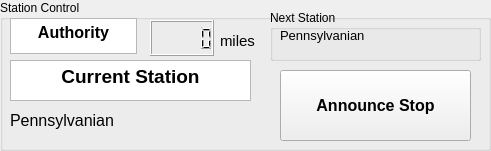
     <widget class="QGroupBox" name="station_box">
      <property name="geometry">
       <rect>
        <x>20</x>
        <y>220</y>
        <width>491</width>
        <height>151</height>
       </rect>
      </property>
      <property name="title">
       <string>Station Control</string>
      </property>
      <widget class="QLCDNumber" name="authority_display">
       <property name="geometry">
        <rect>
         <x>150</x>
         <y>20</y>
         <width>64</width>
         <height>36</height>
        </rect>
       </property>
      </widget>
      <widget class="QLabel" name="station_display">
       <property name="geometry">
        <rect>
         <x>10</x>
         <y>100</y>
         <width>241</width>
         <height>41</height>
        </rect>
       </property>
       <property name="font">
        <font>
         <pointsize>12</pointsize>
        </font>
       </property>
       <property name="styleSheet">
        <string notr="true"/>
       </property>
       <property name="text">
        <string>Pennsylvanian</string>
       </property>
      </widget>
      <widget class="QTextBrowser" name="location_txt">
       <property name="geometry">
        <rect>
         <x>10</x>
         <y>60</y>
         <width>241</width>
         <height>41</height>
        </rect>
       </property>
       <property name="verticalScrollBarPolicy">
        <enum>Qt::ScrollBarAlwaysOff</enum>
       </property>
       <property name="horizontalScrollBarPolicy">
        <enum>Qt::ScrollBarAlwaysOff</enum>
       </property>
       <property name="html">
        <string>&lt;!DOCTYPE HTML PUBLIC &quot;-//W3C//DTD HTML 4.0//EN&quot; &quot;http://www.w3.org/TR/REC-html40/strict.dtd&quot;&gt;
&lt;html&gt;&lt;head&gt;&lt;meta name=&quot;qrichtext&quot; content=&quot;1&quot; /&gt;&lt;meta charset=&quot;utf-8&quot; /&gt;&lt;style type=&quot;text/css&quot;&gt;
p, li { white-space: pre-wrap; }
hr { height: 1px; border-width: 0; }
li.unchecked::marker { content: &quot;\2610&quot;; }
li.checked::marker { content: &quot;\2612&quot;; }
&lt;/style&gt;&lt;/head&gt;&lt;body style=&quot; font-family:'Segoe UI'; font-size:10pt; font-weight:400; font-style:normal;&quot;&gt;
&lt;p align=&quot;center&quot; style=&quot; margin-top:0px; margin-bottom:0px; margin-left:0px; margin-right:0px; -qt-block-indent:0; text-indent:0px;&quot;&gt;&lt;span style=&quot; font-size:14pt; font-weight:696;&quot;&gt;Current Station&lt;/span&gt;&lt;/p&gt;&lt;/body&gt;&lt;/html&gt;</string>
       </property>
      </widget>
      <widget class="QTextBrowser" name="authority_txt">
       <property name="geometry">
        <rect>
         <x>10</x>
         <y>18</y>
         <width>127</width>
         <height>36</height>
        </rect>
       </property>
       <property name="html">
        <string>&lt;!DOCTYPE HTML PUBLIC &quot;-//W3C//DTD HTML 4.0//EN&quot; &quot;http://www.w3.org/TR/REC-html40/strict.dtd&quot;&gt;
&lt;html&gt;&lt;head&gt;&lt;meta name=&quot;qrichtext&quot; content=&quot;1&quot; /&gt;&lt;meta charset=&quot;utf-8&quot; /&gt;&lt;style type=&quot;text/css&quot;&gt;
p, li { white-space: pre-wrap; }
hr { height: 1px; border-width: 0; }
li.unchecked::marker { content: &quot;\2610&quot;; }
li.checked::marker { content: &quot;\2612&quot;; }
&lt;/style&gt;&lt;/head&gt;&lt;body style=&quot; font-family:'Segoe UI'; font-size:10pt; font-weight:400; font-style:normal;&quot;&gt;
&lt;p align=&quot;center&quot; style=&quot; margin-top:0px; margin-bottom:0px; margin-left:0px; margin-right:0px; -qt-block-indent:0; text-indent:0px;&quot;&gt;&lt;span style=&quot; font-size:12pt; font-weight:696;&quot;&gt;Authority&lt;/span&gt;&lt;/p&gt;&lt;/body&gt;&lt;/html&gt;</string>
       </property>
      </widget>
      <widget class="QPushButton" name="station_button">
       <property name="geometry">
        <rect>
         <x>280</x>
         <y>70</y>
         <width>191</width>
         <height>71</height>
        </rect>
       </property>
       <property name="font">
        <font>
         <pointsize>12</pointsize>
         <bold>true</bold>
        </font>
       </property>
       <property name="text">
        <string>Announce Stop</string>
       </property>
      </widget>
      <widget class="QLabel" name="ft_txt">
       <property name="geometry">
        <rect>
         <x>220</x>
         <y>30</y>
         <width>41</width>
         <height>21</height>
        </rect>
       </property>
       <property name="font">
        <font>
         <pointsize>11</pointsize>
        </font>
       </property>
       <property name="text">
        <string>miles</string>
       </property>
      </widget>
      <widget class="QGroupBox" name="stop_box">
       <property name="geometry">
        <rect>
         <x>270</x>
         <y>10</y>
         <width>211</width>
         <height>51</height>
        </rect>
       </property>
       <property name="title">
        <string>Next Station</string>
       </property>
       <widget class="QLabel" name="output_stop_display">
        <property name="geometry">
         <rect>
          <x>10</x>
          <y>10</y>
          <width>201</width>
          <height>31</height>
         </rect>
        </property>
        <property name="font">
         <font>
          <pointsize>10</pointsize>
         </font>
        </property>
        <property name="styleSheet">
         <string notr="true"/>
        </property>
        <property name="text">
         <string>Pennsylvanian</string>
        </property>
       </widget>
      </widget>
     </widget>
